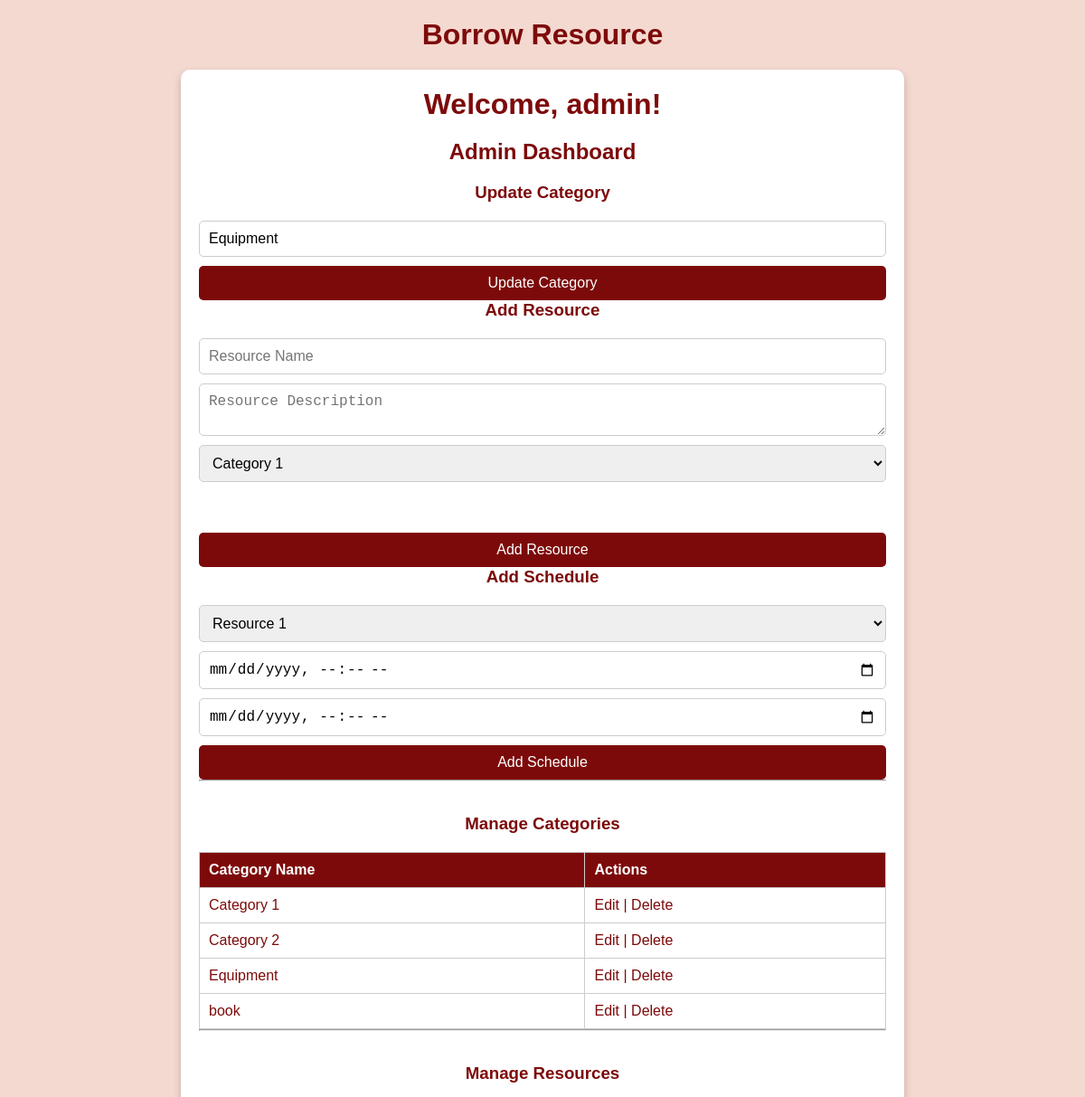
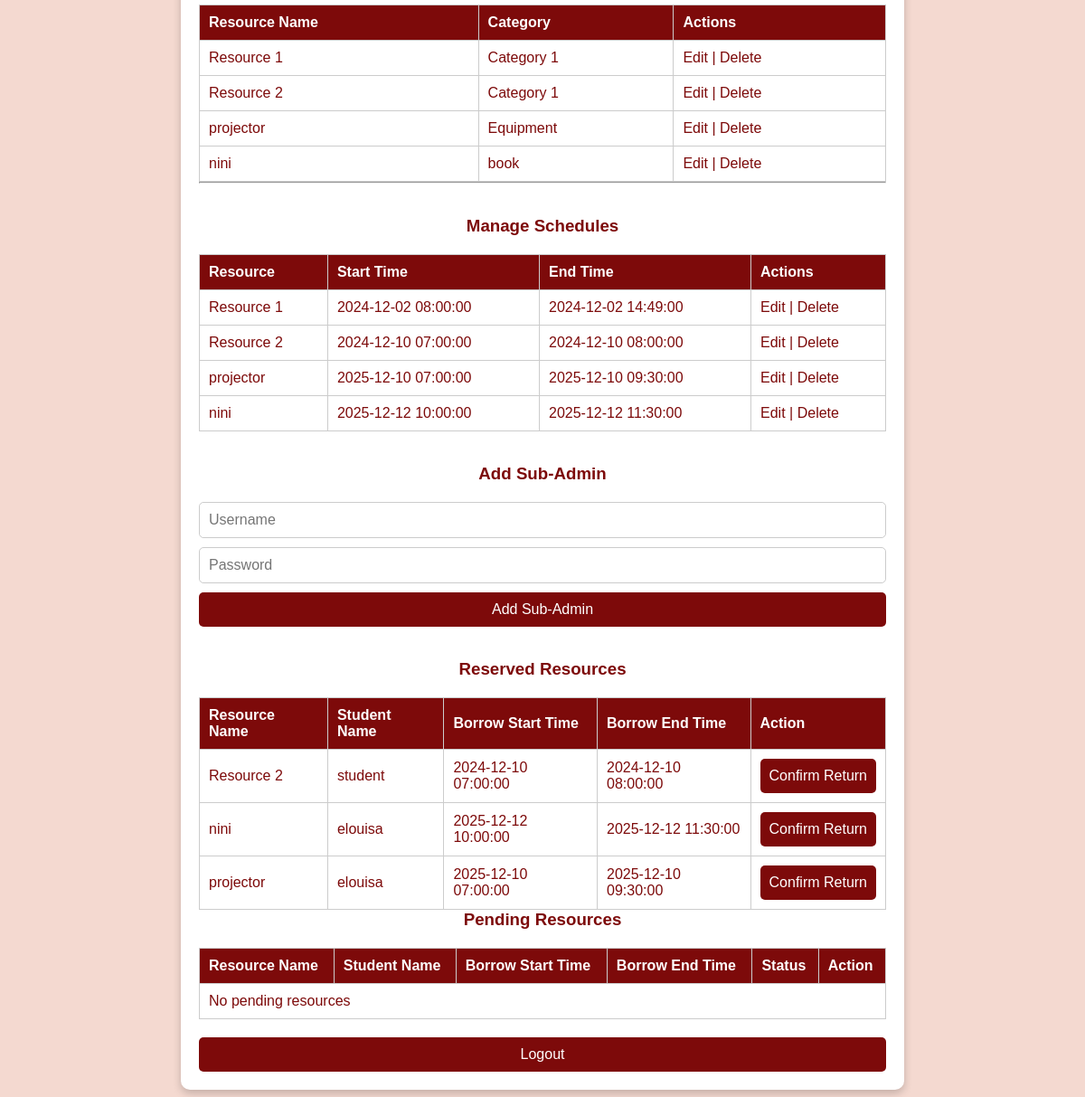
Screenshot of /admin_dashboard.php?edit_category=3 (signed in) with the database file from the repository (2 pictures, top to bottom).
### tables this page shows
CREATE TABLE `categories` (
  `CategoryID` int(11) NOT NULL,
  `CategoryName` varchar(255) NOT NULL
);

CREATE TABLE `resources` (
  `ResourceID` int(11) NOT NULL,
  `ResourceName` varchar(255) NOT NULL,
  `ResourceDescription` text NOT NULL,
  `CategoryID` int(11) NOT NULL
);

CREATE TABLE `schedules` (
  `ScheduleID` int(11) NOT NULL,
  `ResourceID` int(11) NOT NULL,
  `StartTime` datetime NOT NULL,
  `EndTime` datetime NOT NULL
);

CREATE TABLE `borrowings` (
  `BorrowingID` int(11) NOT NULL,
  `UserID` int(11) NOT NULL,
  `ResourceID` int(11) NOT NULL,
  `BorrowStartTime` datetime NOT NULL,
  `BorrowEndTime` datetime NOT NULL,
  `Status` varchar(50) NOT NULL DEFAULT 'Reserved'
);

CREATE TABLE `users` (
  `UserID` int(11) NOT NULL,
  `Username` varchar(255) NOT NULL,
  `Password` varchar(255) NOT NULL,
  `UserType` varchar(50) NOT NULL
);

### admin_dashboard.php (the view, shortened to what this page needs)
<?php
include('config.php');
$categoryToEdit = null;
$resourceToEdit = null;
$scheduleToEdit = null;
if (isset($_GET['edit_category'])) {
    $category_id = $_GET['edit_category'];
    $sql = "SELECT * FROM Categories WHERE CategoryID = ?";
    $stmt = $conn->prepare($sql);
    $stmt->bind_param("i", $category_id);
    $stmt->execute();
    $categoryToEdit = $stmt->get_result()->fetch_assoc();
}
?>
<!DOCTYPE html>
<html lang="en">
<head>
    <link rel="stylesheet" type="text/css" href="styles.css">
</head>
<body>
    <div class="header">
        <h1>Borrow Resource</h1>
    </div>
    <div class="container">
        <h1>Welcome, <?php echo $_SESSION['username']; ?>!</h1>
        <h2>Admin Dashboard</h2>
        <h3><?php echo isset($categoryToEdit) ? 'Update Category' : 'Add Category'; ?></h3>
        <form action="admin_dashboard.php" method="post">
            <input type="text" name="category_name" value="<?php echo isset($categoryToEdit) ? $categoryToEdit['CategoryName'] : ''; ?>" placeholder="Category Name" required>
            <?php if (isset($categoryToEdit)): ?>
                <button type="submit" name="update_category">Update Category</button>
            <?php else: ?>
                <button type="submit" name="add_category">Add Category</button>
            <?php endif; ?>
        </form>
        <h3><?php echo isset($resourceToEdit) ? 'Update Resource' : 'Add Resource'; ?></h3>
        <form action="admin_dashboard.php" method="post">
            <input type="text" name="resource_name" value="<?php echo isset($resourceToEdit) ? $resourceToEdit['ResourceName'] : ''; ?>" placeholder="Resource Name" required>
            <textarea name="resource_description" placeholder="Resource Description" required><?php echo isset($resourceToEdit) ? $resourceToEdit['ResourceDescription'] : ''; ?></textarea>
            <select name="category_id" required>
                <?php
                $sql = "SELECT * FROM Categories";
                $result = $conn->query($sql);
                while($row = $result->fetch_assoc()) {
                    $selected = (isset($resourceToEdit) && $resourceToEdit['CategoryID'] == $row['CategoryID']) ? 'selected' : '';
                    echo "<option value='" . $row['CategoryID'] . "' $selected>" . $row['CategoryName'] . "</option>";
                }
                ?>
            </select>
            <?php if (isset($resourceToEdit)): ?>
                <input type="hidden" name="resource_id" value="<?php echo $resourceToEdit['ResourceID']; ?>">
                <button type="submit" name="update_resource">Update Resource</button>
            <?php else: ?><br>
                <br>
                <button type="submit" name="add_resource">Add Resource</button>
            <?php endif; ?>
        </form>
        <h3><?php echo isset($scheduleToEdit) ? 'Update Schedule' : 'Add Schedule'; ?></h3>
        <form action="admin_dashboard.php" method="post">
            <select name="resource_id" required>
                <?php
                $sql = "SELECT * FROM Resources";
                $result = $conn->query($sql);
                while($row = $result->fetch_assoc()) {
                    $selected = (isset($scheduleToEdit) && $scheduleToEdit['ResourceID'] == $row['ResourceID']) ? 'selected' : '';
                    echo "<option value='" . $row['ResourceID'] . "' $selected>" . $row['ResourceName'] . "</option>";
                }
                ?>
            </select>
            <input type="datetime-local" name="start_time" value="<?php echo isset($scheduleToEdit) ? $scheduleToEdit['StartTime'] : ''; ?>" required>
            <input type="datetime-local" name="end_time" value="<?php echo isset($scheduleToEdit) ? $scheduleToEdit['EndTime'] : ''; ?>" required>
            <?php if (isset($scheduleToEdit)): ?><br><br>
                <input type="hidden" name="schedule_id" value="<?php echo $scheduleToEdit['ScheduleID']; ?>">
                <button type="submit" name="update_schedule">Update Schedule</button>
            <?php else: ?>
                <button type="submit" name="add_schedule">Add Schedule</button>
            <?php endif; ?>
        </form>
        <hr>
<br><br>
        <h3>Manage Categories</h3>
        <table>
            <thead>
                <tr>
                    <th>Category Name</th>
                    <th>Actions</th>
                </tr>
            </thead>
            <tbody>
                <?php
                $sql = "SELECT * FROM Categories";
                $result = $conn->query($sql);
                while ($row = $result->fetch_assoc()) {
                    echo "<tr>
                            <td>" . $row['CategoryName'] . "</td>
                            <td><a href='admin_dashboard.php?edit_category=" . $row['CategoryID'] . "'>Edit</a> |
                                <a href='admin_dashboard.php?delete_category=" . $row['CategoryID'] . "' onclick='return confirm(\"Are you sure?\")'>Delete</a></td>
                          </tr>";
                }
                ?>
            </tbody>
        </table>
        <hr>
<br><br>
        <h3>Manage Resources</h3>
        <table>
            <thead>
                <tr>
                    <th>Resource Name</th>
                    <th>Category</th>
                    <th>Actions</th>
                </tr>
            </thead>
            <tbody>
                <?php
                $sql = "SELECT * FROM Resources";
                $result = $conn->query($sql);
                while ($row = $result->fetch_assoc()) {
                    $categorySql = "SELECT CategoryName FROM Categories WHERE CategoryID = " . $row['CategoryID'];
                    $categoryResult = $conn->query($categorySql);
                    $category = $categoryResult->fetch_assoc();
                    echo "<tr>
                            <td>" . $row['ResourceName'] . "</td>
                            <td>" . $category['CategoryName'] . "</td>
                            <td><a href='admin_dashboard.php?edit_resource=" . $row['ResourceID'] . "'>Edit</a> |
                                <a href='admin_dashboard.php?delete_resource=" . $row['ResourceID'] . "' onclick='return confirm(\"Are you sure?\")'>Delete</a></td>
                          </tr>";
                }
                ?>
            </tbody>
        </table>
        <hr>
<br><br>
        <h3>Manage Schedules</h3>
        <table>
            <thead>
                <tr>
                    <th>Resource</th>
                    <th>Start Time</th>
                    <th>End Time</th>
                    <th>Actions</th>
                </tr>
            </thead>
            <tbody>
                <?php
                $sql = "SELECT * FROM Schedules";
                $result = $conn->query($sql);
                while ($row = $result->fetch_assoc()) {
                    $resourceSql = "SELECT ResourceName FROM Resources WHERE ResourceID = " . $row['ResourceID'];
                    $resourceResult = $conn->query($resourceSql);
                    $resource = $resourceResult->fetch_assoc();
                    echo "<tr>
                            <td>" . $resource['ResourceName'] . "</td>
                            <td>" . $row['StartTime'] . "</td>
                            <td>" . $row['EndTime'] . "</td>
                            <td><a href='admin_dashboard.php?edit_schedule=" . $row['ScheduleID'] . "'>Edit</a> |
                                <a href='admin_dashboard.php?delete_schedule=" . $row['ScheduleID'] . "' onclick='return confirm(\"Are you sure?\")'>Delete</a></td>
                          </tr>";
                }
                ?>
            </tbody>
        </table>
             <br><br>
        <h3>Add Sub-Admin</h3>
        <form action="admin_dashboard.php" method="post">
    <input type="text" name="username" placeholder="Username" required>
    <input type="password" name="password" placeholder="Password" required>
    <button type="submit" name="add_sub_admin">Add Sub-Admin</button>
        </form>
?><br><br>
<h3>Reserved Resources</h3>
<table>
    <thead>
        <tr>
            <th>Resource Name</th>
            <th>Student Name</th>
            <th>Borrow Start Time</th>
            <th>Borrow End Time</th>
            <th>Action</th>
        </tr>
    </thead>
    <tbody>
        <?php
        $sql = "SELECT b.BorrowingID, r.ResourceName, u.Username, b.BorrowStartTime, b.BorrowEndTime
                FROM Borrowings b
                JOIN Resources r ON b.ResourceID = r.ResourceID
                JOIN Users u ON b.UserID = u.UserID
                WHERE b.Status = 'Reserved'";
        $result = $conn->query($sql);
        if ($result->num_rows > 0) {
            while($row = $result->fetch_assoc()) {
                echo "<tr>";
                echo "<td>" . $row['ResourceName'] . "</td>";
                echo "<td>" . $row['Username'] . "</td>";
                echo "<td>" . $row['BorrowStartTime'] . "</td>";
                echo "<td>" . $row['BorrowEndTime'] . "</td>";
                echo "<td>
                        <form action='confirm_return.php' method='post' style='display:inline;'>
                            <input type='hidden' name='borrowing_id' value='" . $row['BorrowingID'] . "'>
                            <button type='submit'>Confirm Return</button>
                        </form>
                      </td>";
                echo "</tr>";
            }
        } else {
            echo "<tr><td colspan='5'>No reserved resources</td></tr>";
        }
        ?>
    </tbody>
</table>
<h3>Pending Resources</h3>
<table>
    <thead>
        <tr>
            <th>Resource Name</th>
            <th>Student Name</th>
            <th>Borrow Start Time</th>
            <th>Borrow End Time</th>
            <th>Status</th>
            <th>Action</th>
        </tr>
    </thead>
    <tbody>
        <?php
        $sql = "SELECT b.BorrowingID, r.ResourceName, u.Username, b.BorrowStartTime, b.BorrowEndTime, b.Status
                FROM Borrowings b
                JOIN Resources r ON b.ResourceID = r.ResourceID
                JOIN Users u ON b.UserID = u.UserID
                WHERE b.Status = 'Pending'";
        $result = $conn->query($sql);
        if ($result->num_rows > 0) {
            while($row = $result->fetch_assoc()) {
                echo "<tr>";
                echo "<td>" . $row['ResourceName'] . "</td>";
                echo "<td>" . $row['Username'] . "</td>";
                echo "<td>
                        <form action='confirm_pending.php' method='post' style='display:inline;'>
                            <input type='datetime-local' name='start_time' value='" . $row['BorrowStartTime'] . "' required>
                      </td>";
                echo "<td>
                            <input type='datetime-local' name='end_time' value='" . $row['BorrowEndTime'] . "' required>
                      </td>";
                echo "<td>" . $row['Status'] . "</td>";
                echo "<td>
                            <input type='hidden' name='borrowing_id' value='" . $row['BorrowingID'] . "'>
                            <button type='submit'>Confirm</button>
                        </form>
                      </td>";
                echo "</tr>";
            }
        } else {
            echo "<tr><td colspan='6'>No pending resources</td></tr>";
        }
        ?>
    </tbody>
</table>
        <form action="index.php" method="post" style="text-align: center; margin-top: 20px;">
            <button type="submit" class="logout-btn">Logout</button>
        </form>
    </div>
</body>
</html>

### styles.css (style rules this page uses)
* { margin: 0; padding: 0; box-sizing: border-box; }
body { font-family: Arial, sans-serif; background-color: #f4d9d0; padding: 20px; color: #7d0a0a; }
.container { max-width: 800px; margin: 0 auto; padding: 20px; background-color: #ffffff; border-radius: 10px; box-shadow: 0 4px 10px rgba(0, 0, 0, 0.2); }
h1, h2, h3 { color: #7d0a0a; text-align: center; margin-bottom: 20px; }
form { display: flex; flex-direction: column; gap: 10px; }
input[type="text"], input[type="password"], input[type="datetime-local"], textarea, select { width: 100%; padding: 10px; border: 1px solid #ccc; border-radius: 5px; font-size: 16px; }
button { padding: 10px; background-color: #7d0a0a; color: #ffffff; border: none; border-radius: 5px; cursor: pointer; font-size: 16px; }
table { width: 100%; border-collapse: collapse; margin-top: 20px; }
th, td { padding: 10px; border: 1px solid #ccc; text-align: left; }
th { background-color: #7d0a0a; color: #ffffff; }
td a { color: #7d0a0a; text-decoration: none; }
.logout-btn { display: inline-block; padding: 10px 20px; background-color: #7d0a0a; color: #ffffff; border: none; border-radius: 5px; text-decoration: none; text-align: center; cursor: pointer; }

### rows the page displays
categories: category_name "Equipment", CategoryName "Equipment"
categories: CategoryName "Category 1"
categories: CategoryName "Category 2"
categories: CategoryName "book"
resources: ResourceName "Resource 1", CategoryID.CategoryName "Category 1"
resources: ResourceName "Resource 2", CategoryID.CategoryName "Category 1"
resources: ResourceName "projector", CategoryID.CategoryName "Equipment"
resources: ResourceName "nini", CategoryID.CategoryName "book"
schedules: ResourceID.ResourceName "Resource 1", StartTime "2024-12-02 08:00:00", EndTime "2024-12-02 14:49:00"
schedules: ResourceID.ResourceName "Resource 2", StartTime "2024-12-10 07:00:00", EndTime "2024-12-10 08:00:00"
schedules: ResourceID.ResourceName "projector", StartTime "2025-12-10 07:00:00", EndTime "2025-12-10 09:30:00"
schedules: ResourceID.ResourceName "nini", StartTime "2025-12-12 10:00:00", EndTime "2025-12-12 11:30:00"
borrowings: ResourceID.ResourceName "Resource 2", UserID.Username "student", BorrowStartTime "2024-12-10 07:00:00", BorrowEndTime "2024-12-10 08:00:00"
borrowings: ResourceID.ResourceName "nini", UserID.Username "elouisa", BorrowStartTime "2025-12-12 10:00:00", BorrowEndTime "2025-12-12 11:30:00"
borrowings: ResourceID.ResourceName "projector", UserID.Username "elouisa", BorrowStartTime "2025-12-10 07:00:00", BorrowEndTime "2025-12-10 09:30:00"

### other values shown
$_SESSION['username'] "admin"
form field category_id "Category 1"
form field resource_id "Resource 1"
